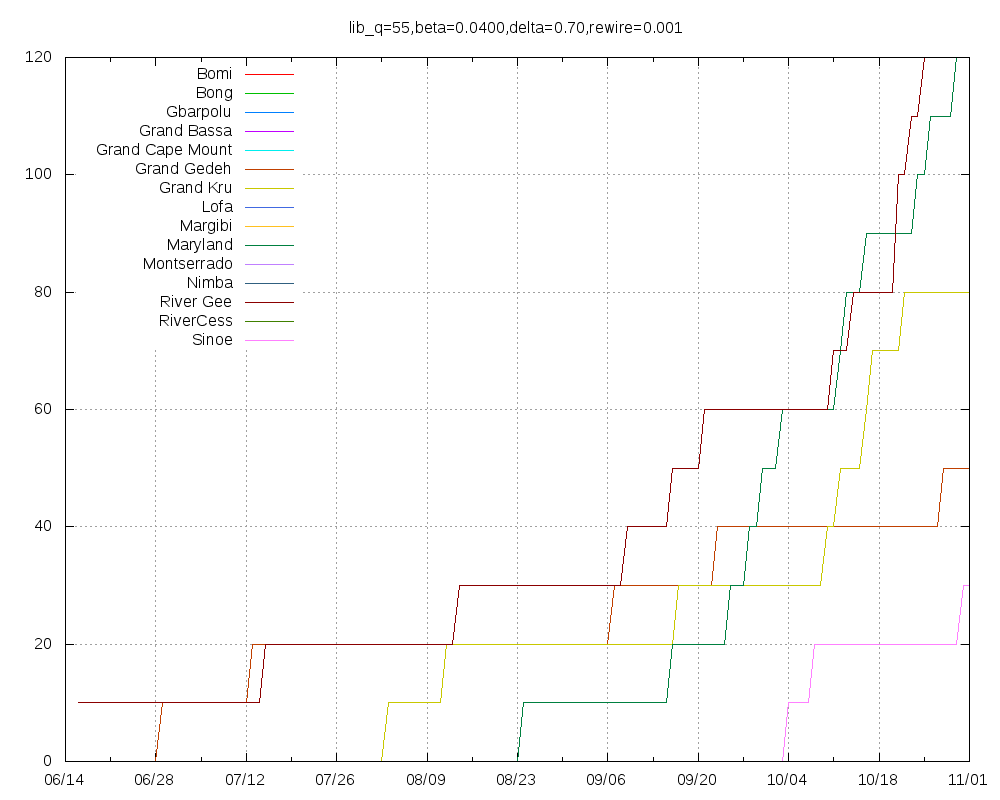

This figure's gnuplot source:
set title "lib_q=55,beta=0.0400,delta=0.70,rewire=0.001"
set key top left
set grid
set xdata time
set timefmt "%Y-%m-%d"
set terminal png size 1000,800
set output "lib_q=55,beta=0.0400,delta=0.70,rewire=0.001.png"
plot "Bomi.tab" using 1:2 title "Bomi" with lines,"Bong.tab" using 1:2 title "Bong" with lines,"Gbarpolu.tab" using 1:2 title "Gbarpolu" with lines,"Grand_Bassa.tab" using 1:2 title "Grand Bassa" with lines,"Grand_Cape_Mount.tab" using 1:2 title "Grand Cape Mount" with lines,"Grand_Gedeh.tab" using 1:2 title "Grand Gedeh" with lines,"Grand_Kru.tab" using 1:2 title "Grand Kru" with lines,"Lofa.tab" using 1:2 title "Lofa" with lines,"Margibi.tab" using 1:2 title "Margibi" with lines,"Maryland.tab" using 1:2 title "Maryland" with lines,"Montserrado.tab" using 1:2 title "Montserrado" with lines,"Nimba.tab" using 1:2 title "Nimba" with lines,"River_Gee.tab" using 1:2 title "River Gee" with lines,"RiverCess.tab" using 1:2 title "RiverCess" with lines,"Sinoe.tab" using 1:2 title "Sinoe" with lines
